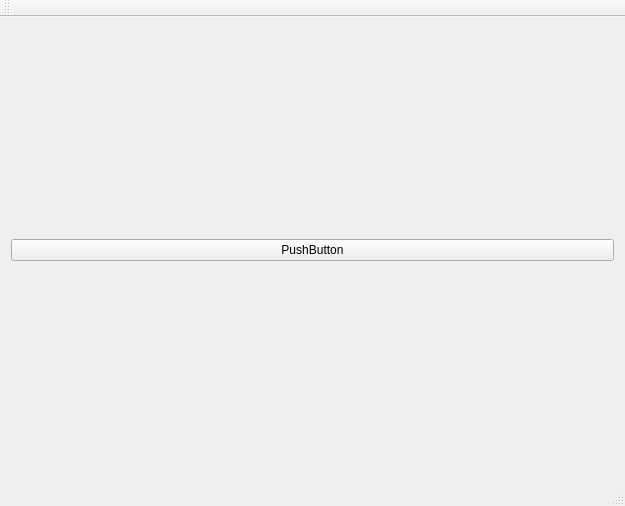
<?xml version="1.0" encoding="UTF-8"?>
<ui version="4.0">
 <class>MainWindow</class>
 <widget class="QMainWindow" name="MainWindow">
  <property name="geometry">
   <rect>
    <x>0</x>
    <y>0</y>
    <width>625</width>
    <height>506</height>
   </rect>
  </property>
  <property name="windowTitle">
   <string>MainWindow</string>
  </property>
  <widget class="QWidget" name="centralWidget">
   <layout class="QGridLayout" name="gridLayout">
    <item row="0" column="0">
     <layout class="QGridLayout" name="gridLayout_Main">
      <item row="0" column="0">
       <widget class="QPushButton" name="pushButton">
        <property name="text">
         <string>PushButton</string>
        </property>
       </widget>
      </item>
     </layout>
    </item>
   </layout>
  </widget>
  <widget class="QMenuBar" name="menuBar">
   <property name="geometry">
    <rect>
     <x>0</x>
     <y>0</y>
     <width>625</width>
     <height>23</height>
    </rect>
   </property>
  </widget>
  <widget class="QToolBar" name="mainToolBar">
   <attribute name="toolBarArea">
    <enum>TopToolBarArea</enum>
   </attribute>
   <attribute name="toolBarBreak">
    <bool>false</bool>
   </attribute>
  </widget>
  <widget class="QStatusBar" name="statusBar"/>
 </widget>
 <layoutdefault spacing="6" margin="11"/>
 <resources/>
 <connections/>
</ui>
